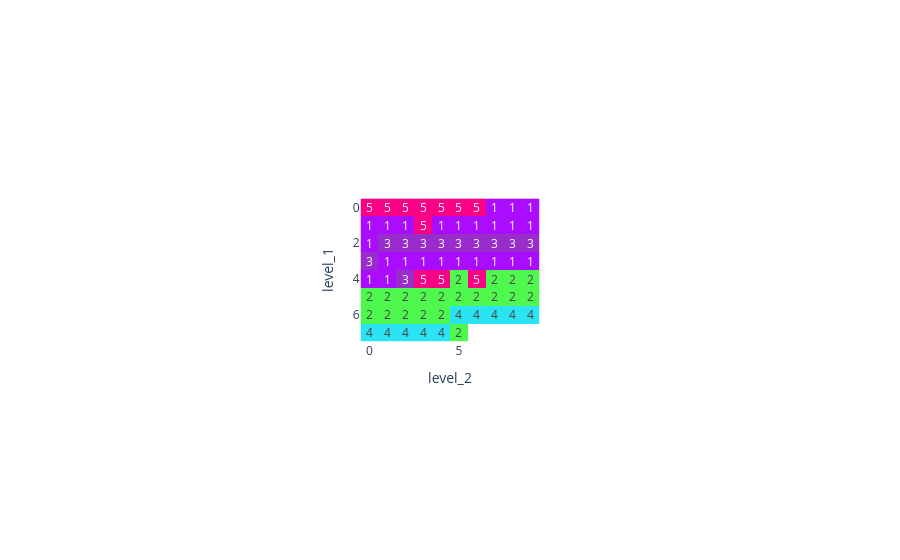

Notebook code cell kept with this figure:
### Code cell
plot_grid(CHUNK.topic_group_corr.unstack())

### Figure 1 — Plotly figure (JSON) as saved in the notebook; plotly's stock layout.template omitted (floating-point values rounded to 4 significant figures)
{"data": [{"coloraxis": "coloraxis", "hoverongaps": false, "hovertemplate": "level_2: %{x}<br>level_1: %{y}<br>color: %{z}<extra></extra>", "name": "0", "texttemplate": "%{z}", "type": "heatmap", "x": [0, 1, 2, 3, 4, 5, 6, 7, 8, 9], "xaxis": "x", "y": [0, 1, 2, 3, 4, 5, 6, 7], "yaxis": "y", "z": [["5", "5", "5", "5", "5", "5", "5", "1", "1", "1"], ["1", "1", "1", "5", "1", "1", "1", "1", "1", "1"], ["1", "3", "3", "3", "3", "3", "3", "3", "3", "3"], ["3", "1", "1", "1", "1", "1", "1", "1", "1", "1"], ["1", "1", "3", "5", "5", "2", "5", "2", "2", "2"], ["2", "2", "2", "2", "2", "2", "2", "2", "2", "2"], ["2", "2", "2", "2", "2", "4", "4", "4", "4", "4"], ["4", "4", "4", "4", "4", "2", null, null, null, null]]}], "layout": {"autosize": true, "coloraxis": {"colorscale": [[0, "#AA0DFE"], [0.04, "#3283FE"], [0.08, "#85660D"], [0.12, "#782AB6"], [0.16, "#565656"], [0.2, "#1C8356"], [0.24, "#16FF32"], [0.28, "#F7E1A0"], [0.32, "#E2E2E2"], [0.36, "#1CBE4F"], [0.4, "#C4451C"], [0.44, "#DEA0FD"], [0.48, "#FE00FA"], [0.52, "#325A9B"], [0.56, "#FEAF16"], [0.6, "#F8A19F"], [0.64, "#90AD1C"], [0.68, "#F6222E"], [0.72, "#1CFFCE"], [0.76, "#2ED9FF"], [0.8, "#B10DA1"], [0.84, "#C075A6"], [0.88, "#FC1CBF"], [0.92, "#B00068"], [0.96, "#FBE426"], [1, "#FA0087"]], "showscale": false}, "margin": {"t": 60}, "xaxis": {"anchor": "y", "autorange": true, "constrain": "domain", "domain": [0.3791, 0.6209], "range": [-0.5, 9.5], "scaleanchor": "y", "title": {"text": "level_2"}, "type": "linear"}, "yaxis": {"anchor": "x", "autorange": true, "constrain": "domain", "domain": [0, 1], "range": [7.5, -0.5], "title": {"text": "level_1"}, "type": "linear"}}}
